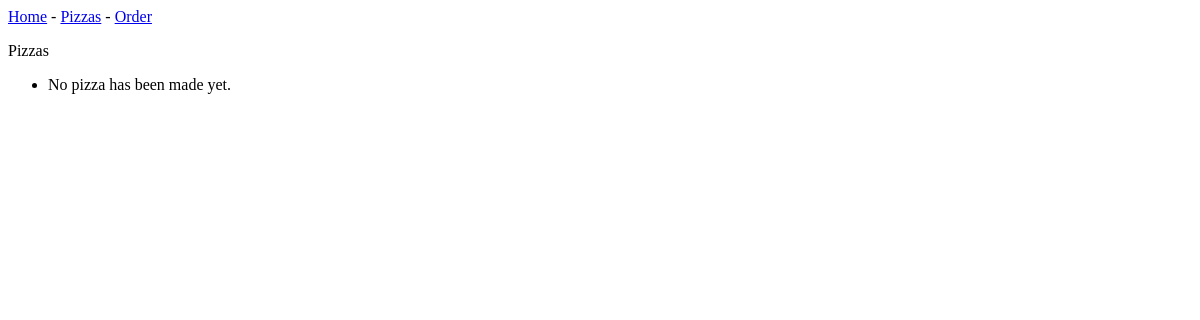
Page /pizzas on the earlier database version.
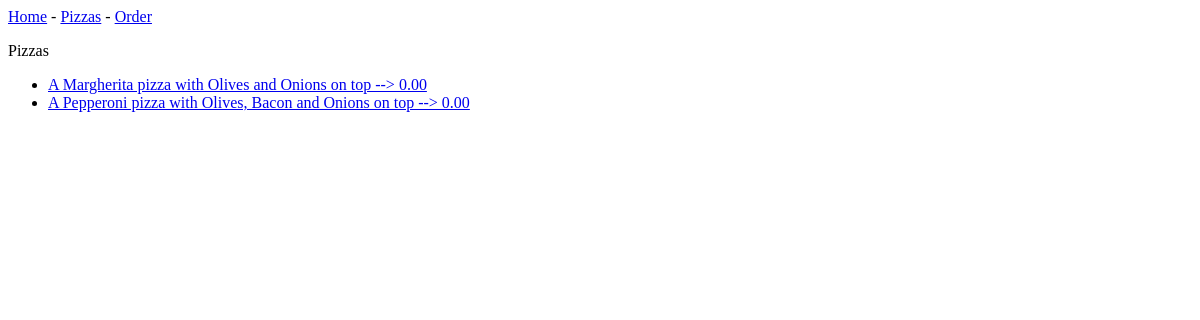
Same page on the later database version.
### making_pizza/models.py (models this page shows, shortened)
class Pizza(models.Model):
    type = models.ForeignKey(Type, on_delete=models.CASCADE)
    extra_topping = models.ManyToManyField(Topping)
    crust = models.ForeignKey(Crust, on_delete=models.CASCADE)
    size = models.ForeignKey(Size, on_delete=models.CASCADE)
    price = models.DecimalField(max_digits=10, decimal_places=2, default=0)
    notes = models.TextField(blank=True)
    date_added = models.DateTimeField(auto_now_add=True)
    def topping_to_string(self):
        topping = []
        for top in self.extra_topping.all():
            topping.append(top.name)
        if len(topping) == 1:
            topping_str = topping[0]
            return topping_str
        else:
            topping_str = ''
            for i in range(len(topping)):
                topping_str += topping[i]
                if i < len(topping)-2:
                    topping_str += ', '
                elif i < len(topping)-1:
                    topping_str += ' and '
            return topping_str
    def __str__(self):
        return f'A {self.type.name} pizza with {self.topping_to_string()} on top --> {self.price}'

class Type(models.Model):
    name = models.CharField(max_length=200)
    cost = models.DecimalField(max_digits=10, decimal_places=2)
    notes = models.TextField(null=True)

class Topping(models.Model):
    name = models.CharField(max_length=200)
    cost = models.DecimalField(max_digits=10, decimal_places=2)
    notes = models.TextField(null=True)

### making_pizza/views.py (the view)
# urls.py: path('pizzas', views.pizzas, name='pizzas'),
def pizzas(request):
    pizzas = Pizza.objects.order_by('-date_added')
    context = {'pizzas': pizzas}
    return render(request, 'making_pizza/pizzas.html', context)

### making_pizza/templates/making_pizza/pizzas.html
{% extends 'making_pizza/base.html' %}
{% block content %}
<p>Pizzas</p>
<ul>
    {% for pizza in pizzas %}
    <li>
        <a href="{% url 'making_pizza:pizza' pizza.id %}">{{ pizza }}</a></li>
    {% empty %}
    <li>No pizza has been made yet.</li>
    {% endfor %}
</ul>
{% endblock content %}

### making_pizza/templates/making_pizza/base.html
<p>
    <a href="{% url 'making_pizza:index' %}">Home</a> -
    <a href="{% url 'making_pizza:pizzas' %}">Pizzas</a> -
    <a href="{% url 'making_pizza:new_pizza'%}">Order</a>
</p>
{% block content%}{% endblock content %}

Differences in the rows shown:
added Pizza: type+id+price "A Margherita pizza with Olives and Onions on top --> 0.00"
added Pizza: type+id+price "A Pepperoni pizza with Olives, Bacon and Onions on top --> 0.00"
Other differences:
text no longer shown: "No pizza has been made yet."
